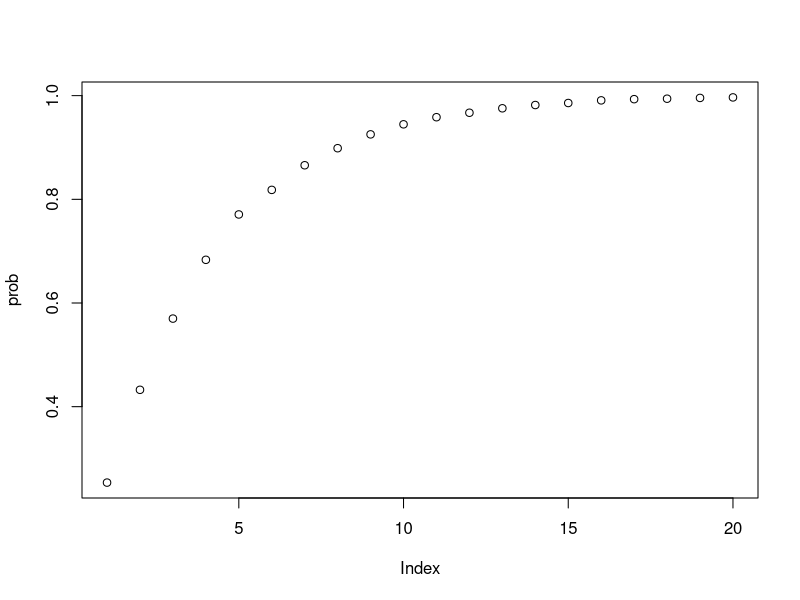

Here is the R script that generated this plot:
## ---- chunk 1
knitr::opts_chunk$set(echo = TRUE)
## ---- chunk 2
M=50000
out=rep(NA, M)
for (i in 1:M){
  sample <- runif(n = 3)
  out[i] <- any(sample > .75)
}

sum(out/M)
## ---- chunk 3

nreps <- 20
prob <- rep(NA, max(nreps))
M = 10000
out=rep(NA, M)


for (j in 1:nreps){
  for (i in 1:M){
    sample <- runif(n = j)
    out[i] <- any(sample > .75)
  }
  prob[j] <- sum(out/M)
}

plot(prob)
## ---- chunk 4

# set parameters
mean = 450
sd = 50
diff = c(5, 10, 20)
samp_size = c(10, 50, 100, 250)
M = 1000

# power matrix
results.1 <- matrix(NA, nrow=length(samp_size), ncol=3)

# final result matrix
results.2 <- NA

for (h in 1:length(diff)){

  for (i in 1:length(samp_size)){
    
    p.val <- rep(NA, times = M)
    
    for (j in 1:M){
    
    # simulate data
    sample1 <- rnorm(samp_size[i], mean = mean, sd = sd)
    sample2 <- rnorm(samp_size[i], mean = mean + diff[h], sd = sd)
    
    # concerned with general size selectivy in either event
    # so we will do a two-sided test
    p.val[j] <- ks.test(sample1, sample2, alternative = "two.sided")$p.value
    }
    
    power <- sum(p.val < .05)/M
    results.1[i,] <- cbind(samp_size[i], diff[h], power)
    
  }
  results.2 <- rbind(results.2, results.1)
  
}


results.2 <- as.data.frame(results.2[-1,], row.names = FALSE)

names(results.2) <- c("Sample Size", "True Diff.", "Power")

knitr::kable(results.2)
  

## ---- chunk 5
states <- read.csv("states.txt", sep = " ")
